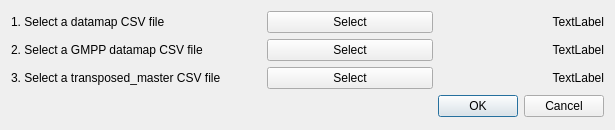
<?xml version="1.0" encoding="UTF-8"?>
<ui version="4.0">
 <class>import_datamaps_dialog</class>
 <widget class="QDialog" name="import_datamaps_dialog">
  <property name="geometry">
   <rect>
    <x>0</x>
    <y>0</y>
    <width>615</width>
    <height>130</height>
   </rect>
  </property>
  <property name="windowTitle">
   <string>Import Datamaps</string>
  </property>
  <layout class="QGridLayout" name="gridLayout_2">
   <item row="0" column="0">
    <layout class="QGridLayout" name="gridLayout">
     <item row="0" column="0">
      <widget class="QLabel" name="label">
       <property name="text">
        <string>1. Select a datamap CSV file</string>
       </property>
      </widget>
     </item>
     <item row="0" column="1">
      <spacer name="horizontalSpacer">
       <property name="orientation">
        <enum>Qt::Horizontal</enum>
       </property>
       <property name="sizeType">
        <enum>QSizePolicy::Fixed</enum>
       </property>
       <property name="sizeHint" stdset="0">
        <size>
         <width>40</width>
         <height>20</height>
        </size>
       </property>
      </spacer>
     </item>
     <item row="0" column="2">
      <widget class="QPushButton" name="pushButton">
       <property name="text">
        <string>Select</string>
       </property>
      </widget>
     </item>
     <item row="0" column="3">
      <widget class="QLabel" name="label_4">
       <property name="text">
        <string>TextLabel</string>
       </property>
       <property name="alignment">
        <set>Qt::AlignRight|Qt::AlignTrailing|Qt::AlignVCenter</set>
       </property>
      </widget>
     </item>
     <item row="1" column="0">
      <widget class="QLabel" name="label_2">
       <property name="text">
        <string>2. Select a GMPP datamap CSV file</string>
       </property>
      </widget>
     </item>
     <item row="1" column="1">
      <spacer name="horizontalSpacer_2">
       <property name="orientation">
        <enum>Qt::Horizontal</enum>
       </property>
       <property name="sizeType">
        <enum>QSizePolicy::Fixed</enum>
       </property>
       <property name="sizeHint" stdset="0">
        <size>
         <width>40</width>
         <height>20</height>
        </size>
       </property>
      </spacer>
     </item>
     <item row="1" column="2">
      <widget class="QPushButton" name="pushButton_2">
       <property name="text">
        <string>Select</string>
       </property>
      </widget>
     </item>
     <item row="1" column="3">
      <widget class="QLabel" name="label_5">
       <property name="text">
        <string>TextLabel</string>
       </property>
       <property name="alignment">
        <set>Qt::AlignRight|Qt::AlignTrailing|Qt::AlignVCenter</set>
       </property>
      </widget>
     </item>
     <item row="2" column="0">
      <widget class="QLabel" name="label_3">
       <property name="text">
        <string>3. Select a transposed_master CSV file</string>
       </property>
      </widget>
     </item>
     <item row="2" column="1">
      <spacer name="horizontalSpacer_3">
       <property name="orientation">
        <enum>Qt::Horizontal</enum>
       </property>
       <property name="sizeType">
        <enum>QSizePolicy::Fixed</enum>
       </property>
       <property name="sizeHint" stdset="0">
        <size>
         <width>40</width>
         <height>20</height>
        </size>
       </property>
      </spacer>
     </item>
     <item row="2" column="2">
      <widget class="QPushButton" name="pushButton_3">
       <property name="text">
        <string>Select</string>
       </property>
      </widget>
     </item>
     <item row="2" column="3">
      <widget class="QLabel" name="label_6">
       <property name="text">
        <string>TextLabel</string>
       </property>
       <property name="alignment">
        <set>Qt::AlignRight|Qt::AlignTrailing|Qt::AlignVCenter</set>
       </property>
      </widget>
     </item>
    </layout>
   </item>
   <item row="1" column="0">
    <widget class="QDialogButtonBox" name="buttonBox">
     <property name="orientation">
      <enum>Qt::Horizontal</enum>
     </property>
     <property name="standardButtons">
      <set>QDialogButtonBox::Cancel|QDialogButtonBox::Ok</set>
     </property>
    </widget>
   </item>
  </layout>
 </widget>
 <resources/>
 <connections>
  <connection>
   <sender>buttonBox</sender>
   <signal>accepted()</signal>
   <receiver>import_datamaps_dialog</receiver>
   <slot>accept()</slot>
   <hints>
    <hint type="sourcelabel">
     <x>248</x>
     <y>254</y>
    </hint>
    <hint type="destinationlabel">
     <x>157</x>
     <y>274</y>
    </hint>
   </hints>
  </connection>
  <connection>
   <sender>buttonBox</sender>
   <signal>rejected()</signal>
   <receiver>import_datamaps_dialog</receiver>
   <slot>reject()</slot>
   <hints>
    <hint type="sourcelabel">
     <x>316</x>
     <y>260</y>
    </hint>
    <hint type="destinationlabel">
     <x>286</x>
     <y>274</y>
    </hint>
   </hints>
  </connection>
 </connections>
</ui>
